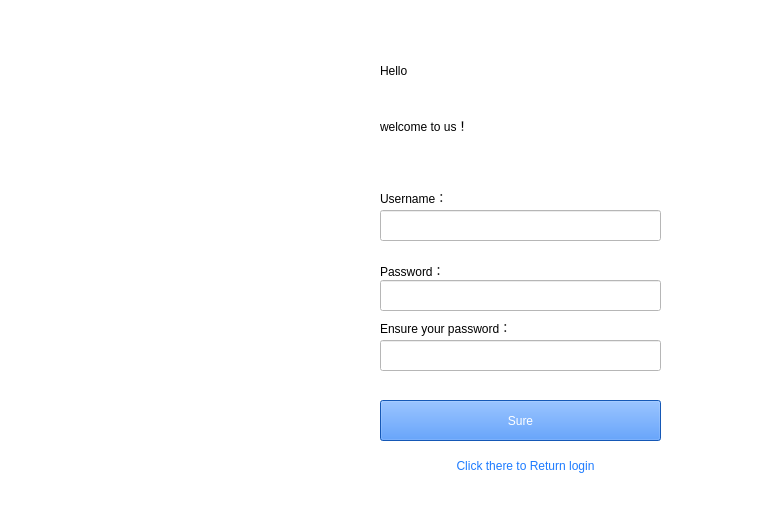
<?xml version="1.0" encoding="UTF-8"?>
<ui version="4.0">
 <class>Signup</class>
 <widget class="QWidget" name="Signup">
  <property name="geometry">
   <rect>
    <x>0</x>
    <y>0</y>
    <width>780</width>
    <height>520</height>
   </rect>
  </property>
  <property name="windowTitle">
   <string>Form</string>
  </property>
  <property name="styleSheet">
   <string notr="true">background-color: rgb(255, 255, 255);
</string>
  </property>
  <widget class="QLabel" name="label">
   <property name="geometry">
    <rect>
     <x>40</x>
     <y>10</y>
     <width>261</width>
     <height>571</height>
    </rect>
   </property>
   <property name="styleSheet">
    <string notr="true">background-image: url(:/girl1.png);</string>
   </property>
   <property name="text">
    <string/>
   </property>
  </widget>
  <widget class="QLabel" name="label_2">
   <property name="geometry">
    <rect>
     <x>380</x>
     <y>50</y>
     <width>241</width>
     <height>41</height>
    </rect>
   </property>
   <property name="styleSheet">
    <string notr="true">font: 87 20pt &quot;Arial Black&quot;;</string>
   </property>
   <property name="text">
    <string>Hello</string>
   </property>
  </widget>
  <widget class="QLabel" name="label_3">
   <property name="geometry">
    <rect>
     <x>380</x>
     <y>90</y>
     <width>401</width>
     <height>71</height>
    </rect>
   </property>
   <property name="styleSheet">
    <string notr="true">font: 87 20pt &quot;Arial Black&quot;;</string>
   </property>
   <property name="text">
    <string>welcome to us！</string>
   </property>
  </widget>
  <widget class="QLineEdit" name="lineEdit_newname">
   <property name="geometry">
    <rect>
     <x>380</x>
     <y>210</y>
     <width>281</width>
     <height>31</height>
    </rect>
   </property>
  </widget>
  <widget class="QLineEdit" name="lineEdit_newpass">
   <property name="geometry">
    <rect>
     <x>380</x>
     <y>280</y>
     <width>281</width>
     <height>31</height>
    </rect>
   </property>
   <property name="echoMode">
    <enum>QLineEdit::Password</enum>
   </property>
  </widget>
  <widget class="QLabel" name="label_4">
   <property name="geometry">
    <rect>
     <x>380</x>
     <y>190</y>
     <width>121</width>
     <height>16</height>
    </rect>
   </property>
   <property name="styleSheet">
    <string notr="true">font: 10pt &quot;Arial&quot;;</string>
   </property>
   <property name="text">
    <string>Username：</string>
   </property>
  </widget>
  <widget class="QLabel" name="label_5">
   <property name="geometry">
    <rect>
     <x>380</x>
     <y>260</y>
     <width>141</width>
     <height>21</height>
    </rect>
   </property>
   <property name="styleSheet">
    <string notr="true">font: 10pt &quot;Arial&quot;;</string>
   </property>
   <property name="text">
    <string>Password：</string>
   </property>
  </widget>
  <widget class="QLineEdit" name="lineEdit_surepass">
   <property name="geometry">
    <rect>
     <x>380</x>
     <y>340</y>
     <width>281</width>
     <height>31</height>
    </rect>
   </property>
   <property name="text">
    <string/>
   </property>
   <property name="echoMode">
    <enum>QLineEdit::Password</enum>
   </property>
  </widget>
  <widget class="QLabel" name="label_6">
   <property name="geometry">
    <rect>
     <x>380</x>
     <y>320</y>
     <width>191</width>
     <height>16</height>
    </rect>
   </property>
   <property name="styleSheet">
    <string notr="true">font: 10pt &quot;Arial&quot;;</string>
   </property>
   <property name="text">
    <string>Ensure your password：</string>
   </property>
  </widget>
  <widget class="QPushButton" name="btn_sureadd">
   <property name="geometry">
    <rect>
     <x>380</x>
     <y>400</y>
     <width>281</width>
     <height>41</height>
    </rect>
   </property>
   <property name="styleSheet">
    <string notr="true">background-color: rgb(29, 123, 255);
color: rgb(255, 255, 255);</string>
   </property>
   <property name="text">
    <string>Sure</string>
   </property>
  </widget>
  <widget class="QPushButton" name="btn_return">
   <property name="geometry">
    <rect>
     <x>390</x>
     <y>450</y>
     <width>271</width>
     <height>31</height>
    </rect>
   </property>
   <property name="styleSheet">
    <string notr="true">color: rgb(29, 123, 255);
font: 25 9pt &quot;DIN Next LT Pro Light&quot;;</string>
   </property>
   <property name="text">
    <string>Click there to Return login</string>
   </property>
   <property name="flat">
    <bool>true</bool>
   </property>
  </widget>
  <zorder>label_5</zorder>
  <zorder>label</zorder>
  <zorder>label_2</zorder>
  <zorder>label_3</zorder>
  <zorder>lineEdit_newname</zorder>
  <zorder>lineEdit_newpass</zorder>
  <zorder>label_4</zorder>
  <zorder>lineEdit_surepass</zorder>
  <zorder>label_6</zorder>
  <zorder>btn_sureadd</zorder>
  <zorder>btn_return</zorder>
 </widget>
 <resources/>
 <connections/>
</ui>
